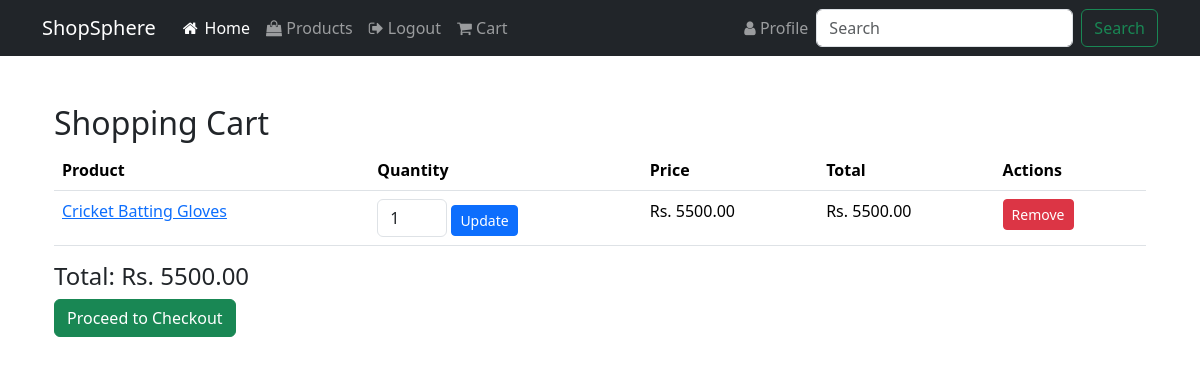
The app's page /cart/ (signed in) with its own data.
### users/models.py (models this page shows)
class CartItem(models.Model):
    cart = models.ForeignKey(Cart, on_delete=models.CASCADE)
    product = models.ForeignKey(Product, on_delete=models.CASCADE)
    quantity = models.PositiveIntegerField(default=1)
    @property
    def total_price(self):
        return self.quantity * self.product.price

### products/models.py (models this page shows, shortened)
class Product(models.Model):
    name = models.CharField(max_length=100)
    description = models.TextField()
    price = models.DecimalField(max_digits=10, decimal_places=2)
    image = models.ImageField()
    stock = models.IntegerField(default=1)
    category = models.ForeignKey(Category, on_delete=models.CASCADE, default=1)

### users/views.py (the view)
# urls.py: path("cart/", views.cart_view, name="cart"),
@login_required(login_url="/login")
def cart_view(request):
    cart = Cart.objects.get(user=request.user)
    items = cart.cartitem_set.all()
    total_price = sum(item.quantity * item.product.price for item in items)
    return render(
        request, "users/cart.html", {"cart": cart, "total_price": total_price}
    )

### users/templates/users/cart.html (shortened to what this page needs)
{% extends 'layout.html' %}
{% block content %}
<div class="container mt-5">
    <h2>Shopping Cart</h2>
    <table class="table table-hover">
        <thead>
            <tr>
                <th>Product</th>
                <th>Quantity</th>
                <th>Price</th>
                <th>Total</th>
                <th>Actions</th>
            </tr>
        </thead>
        <tbody>
            {% for item in cart.cartitem_set.all %}
            <tr>
                <td>
                    <a href="{% url 'products:detail' item.product.id %}" class="link-primary">
                        {{ item.product.name }}
                    </a>
                </td>
                <td>
                    <form action="{% url "users:update-cart-item" item.product.id %}" method="post" class="d-inline">
                        <input type="number" name="quantity" value="{{ item.quantity }}" min="1" class="form-control d-inline-block" style="width: 70px;">
                        <button type="submit" class="btn btn-sm btn-primary">Update</button>
                    </form>
                </td>
                <td>Rs. {{ item.product.price }}</td>
                <td>Rs. {{ item.total_price }}</td>
                <td>
                    <form action="{% url "users:remove-item" item.product.id %}" method="post" class="d-inline">
                        <button type="submit" class="btn btn-sm btn-danger">Remove</button>
                    </form>
                </td>
            </tr>
            {% empty %}
            <tr>
                <td colspan="5" class="text-center">Your cart is empty.</td>
            </tr>
            {% endfor %}
        </tbody>
    </table>
    <div class="row">
        <div class="col-md-6">
            <h4>Total: Rs. {{ total_price }}</h4>
            {% if total_price != 0 %}
                <a href="{% url 'users:checkout' %}" class="btn btn-success">Proceed to Checkout</a>
            {% else %}
                <a href="{% url 'users:checkout' %}" class="btn btn-success disabled">Proceed to Checkout</a>
            {% endif %}
        </div>
    </div>
</div>
{% endblock %}

### records on screen
CartItem: product.name "Cricket Batting Gloves", quantity "1", product.price "5500.00", total_price "5500.00"

### other values on screen
{{ total_price }} "5500.00"
